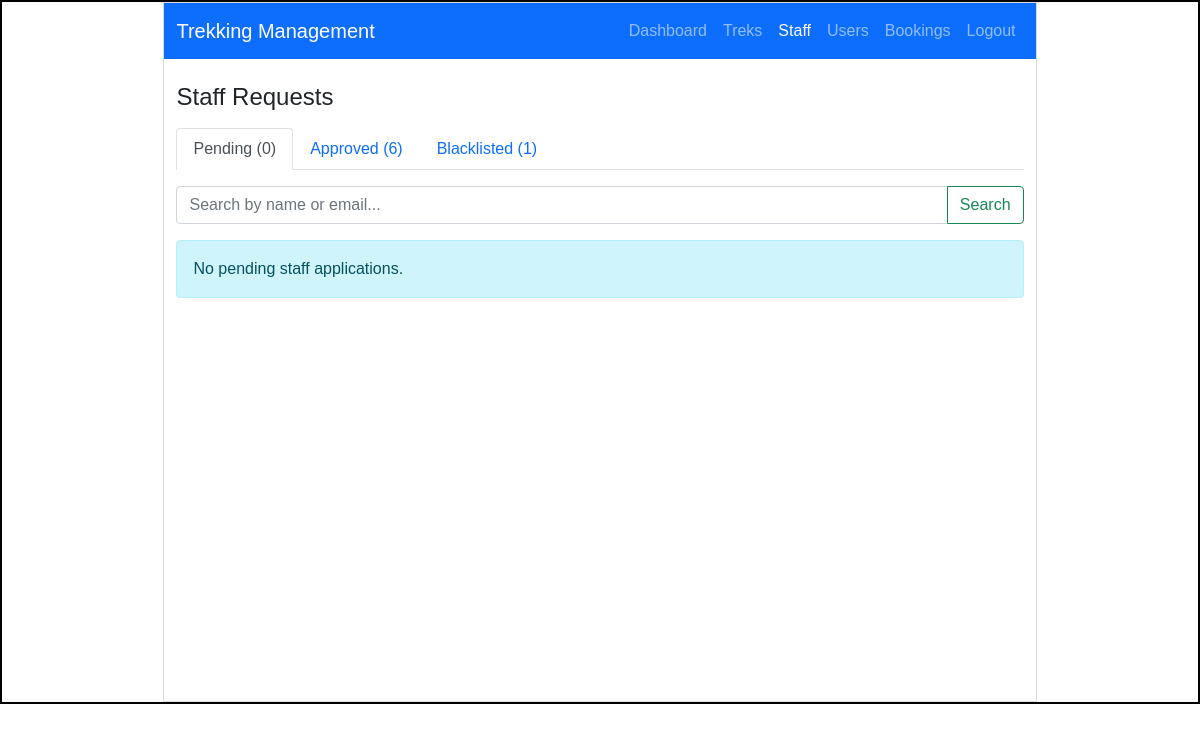
/admin/staff (signed in), run on an earlier commit of the app's database.
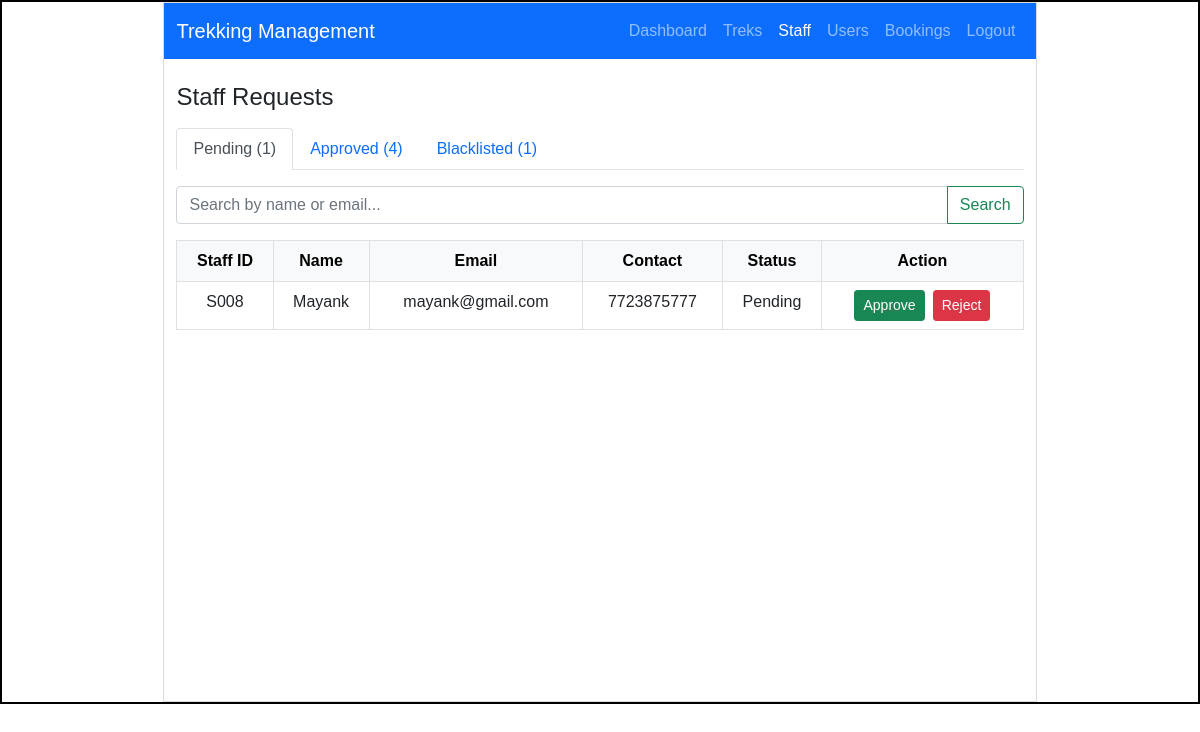
And on a later commit of the database.
### models.py (models this page shows)
class Staff_Profile(db.Model):
    __tablename__ = "staff_profile"
    id = db.Column(db.Integer  , primary_key = True)
    description = db.Column(db.Text)
    approved = db.Column(db.Boolean,nullable=False,default=False)
    user_id = db.Column(db.Integer , db.ForeignKey("user.id"), unique=True, nullable=False) # One User -> One Staff_Profile
    treks = db.relationship("Trek", backref="staff", lazy=True) # One Staff Profile -> Many Treks

class User(db.Model):
    __tablename__ = "user"
    id = db.Column(db.Integer  , primary_key = True)
    name = db.Column(db.String() , nullable=False)
    email=db.Column(db.String(), unique = True , nullable=False )
    password = db.Column(db.String() , nullable=False)
    phone = db.Column(db.String(15) , nullable=False ,unique = True)
    role = db.Column(db.String(), nullable=False , default='trekker')
    is_blacklisted = db.Column(db.Boolean , nullable= False , default = False)
    bookings = db.relationship( "Booking" ,backref = "user",lazy=True) # One User -> Many Bookings
    staff_profile = db.relationship("Staff_Profile",backref = "user",uselist=False,lazy=True)

### app.py (the view, shortened to what this page needs)
@app.route("/admin/staff")
@role_required("admin")
def admin_staff():
    active_tab = request.args.get("tab", "pending")
    search_query = request.args.get("search", "").strip()
    pending_query = (Staff_Profile.query
                     .filter_by(approved=False)
                     .join(User)
                     .filter(User.is_blacklisted == False))
    approved_query = (Staff_Profile.query
                      .filter_by(approved=True)
                      .join(User)
                      .filter(User.is_blacklisted == False))
    blacklisted_query = (Staff_Profile.query
                         .join(User)
                         .filter(User.is_blacklisted == True))
    pending_staff = pending_query.all()
    approved_staff = approved_query.all()
    blacklisted_staff = blacklisted_query.all()
    return render_template("admin_staff.html",
                           active_tab=active_tab,
                           search_query=search_query,
                           pending_staff=pending_staff,
                           approved_staff=approved_staff,
                           blacklisted_staff=blacklisted_staff)

### app.py (called while the page is built)
def role_required(*roles):
    def decorator(f):
        @wraps(f)
        def wrapper(*args, **kwargs):
            if 'user_id' not in session:
                flash("Please log in to continue.", "warning")
                return redirect(url_for("login"))
            if session.get('role') not in roles:
                flash("You don't have access to that page.", "warning")
                return _redirect_to_own_area()
            return f(*args, **kwargs)
        return wrapper
    return decorator

### templates/admin_staff.html (shortened to what the changed rows need)
<!DOCTYPE html>
<html lang="en">
<head>
    <link rel="stylesheet" href="{{ url_for('static', filename='style.css') }}">
    <link href="https://cdn.jsdelivr.net/npm/bootstrap@5.0.2/dist/css/bootstrap.min.css" rel="stylesheet">
</head>
<body>
    <div id="main">
        <div id="canvas">
            <div class="container mt-4">
                <h4 class="mb-3">Staff Requests</h4>
                <ul class="nav nav-tabs mb-3">
                    <li class="nav-item">
                        <a class="nav-link {% if active_tab == 'pending' %}active{% endif %}"
                           href="/admin/staff?tab=pending">
                            Pending ({{ pending_staff | length }})
                        </a>
                    </li>
                    <li class="nav-item">
                        <a class="nav-link {% if active_tab == 'approved' %}active{% endif %}"
                           href="/admin/staff?tab=approved">
                            Approved ({{ approved_staff | length }})
                        </a>
                    </li>
                    <li class="nav-item">
                    </li>
                </ul>
                <form method="GET" action="/admin/staff" class="mb-3">
                    <div class="input-group">
                    </div>
                </form>
                {% if active_tab == 'pending' %}
                    {% if pending_staff %}
                    <table class="table table-bordered table-hover text-center">
                        <thead class="table-light">
                            <tr>
                                <th>Staff ID</th>
                                <th>Name</th>
                                <th>Email</th>
                                <th>Contact</th>
                                <th>Status</th>
                                <th>Action</th>
                            </tr>
                        </thead>
                        <tbody>
                            {% for staff in pending_staff %}
                            <tr>
                                <td>S{{ '%03d' % staff.id }}</td>
                                <td>{{ staff.user.name }}</td>
                                <td>{{ staff.user.email }}</td>
                                <td>{{ staff.user.phone }}</td>
                                <td><span>Pending</span></td>
                                <td>
                                    <div class="d-flex gap-2 justify-content-center">
                                        <form action="/admin/approve_staff/{{staff.id}}" method="POST">
                                            <button type="submit" class="btn btn-success btn-sm">Approve</button>
                                        </form>
                                        <form action="/admin/reject_staff/{{staff.id}}" method="POST">
                                            <button type="submit" class="btn btn-danger btn-sm">Reject</button>
                                        </form>
                                    </div>
                                </td>
                            </tr>
                            {% endfor %}
                        </tbody>
                    </table>
                    {% else %}
                        {% if search_query %}
                            <div class="alert alert-warning">No pending staff found matching "{{ search_query }}".</div>
                        {% else %}
                            <div class="alert alert-info">No pending staff applications.</div>
                        {% endif %}
                    {% endif %}
                {% endif %}
            </div>
        </div>
    </div>
</body>
</html>

What changed in the data, as far as the page shows it:
added Staff_Profile: id "008", user.name "Mayank", user.email "mayank@gmail.com", user.phone "7723875777"
Also different on the page:
{{ pending_staff | length }}: "0" → "1"
{{ approved_staff | length }}: "6" → "4"
text no longer shown: "No pending staff applications."
text now shown: "Staff ID Name Email Contact Status Action"
